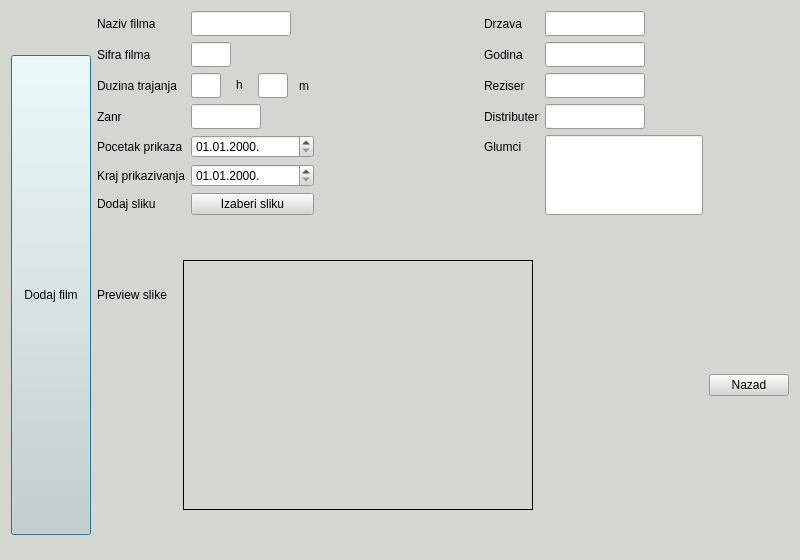
<?xml version="1.0" encoding="UTF-8"?>
<ui version="4.0">
 <class>AddMovie</class>
 <widget class="QDialog" name="AddMovie">
  <property name="geometry">
   <rect>
    <x>0</x>
    <y>0</y>
    <width>800</width>
    <height>560</height>
   </rect>
  </property>
  <property name="minimumSize">
   <size>
    <width>800</width>
    <height>560</height>
   </size>
  </property>
  <property name="maximumSize">
   <size>
    <width>800</width>
    <height>560</height>
   </size>
  </property>
  <property name="palette">
   <palette>
    <active>
     <colorrole role="WindowText">
      <brush brushstyle="SolidPattern">
       <color alpha="255">
        <red>0</red>
        <green>0</green>
        <blue>0</blue>
       </color>
      </brush>
     </colorrole>
     <colorrole role="Button">
      <brush brushstyle="SolidPattern">
       <color alpha="255">
        <red>211</red>
        <green>215</green>
        <blue>207</blue>
       </color>
      </brush>
     </colorrole>
     <colorrole role="Light">
      <brush brushstyle="SolidPattern">
       <color alpha="255">
        <red>255</red>
        <green>255</green>
        <blue>255</blue>
       </color>
      </brush>
     </colorrole>
     <colorrole role="Midlight">
      <brush brushstyle="SolidPattern">
       <color alpha="255">
        <red>233</red>
        <green>235</green>
        <blue>231</blue>
       </color>
      </brush>
     </colorrole>
     <colorrole role="Dark">
      <brush brushstyle="SolidPattern">
       <color alpha="255">
        <red>105</red>
        <green>107</green>
        <blue>103</blue>
       </color>
      </brush>
     </colorrole>
     <colorrole role="Mid">
      <brush brushstyle="SolidPattern">
       <color alpha="255">
        <red>141</red>
        <green>143</green>
        <blue>138</blue>
       </color>
      </brush>
     </colorrole>
     <colorrole role="Text">
      <brush brushstyle="SolidPattern">
       <color alpha="255">
        <red>0</red>
        <green>0</green>
        <blue>0</blue>
       </color>
      </brush>
     </colorrole>
     <colorrole role="BrightText">
      <brush brushstyle="SolidPattern">
       <color alpha="255">
        <red>255</red>
        <green>255</green>
        <blue>255</blue>
       </color>
      </brush>
     </colorrole>
     <colorrole role="ButtonText">
      <brush brushstyle="SolidPattern">
       <color alpha="255">
        <red>0</red>
        <green>0</green>
        <blue>0</blue>
       </color>
      </brush>
     </colorrole>
     <colorrole role="Base">
      <brush brushstyle="SolidPattern">
       <color alpha="255">
        <red>255</red>
        <green>255</green>
        <blue>255</blue>
       </color>
      </brush>
     </colorrole>
     <colorrole role="Window">
      <brush brushstyle="SolidPattern">
       <color alpha="255">
        <red>211</red>
        <green>215</green>
        <blue>207</blue>
       </color>
      </brush>
     </colorrole>
     <colorrole role="Shadow">
      <brush brushstyle="SolidPattern">
       <color alpha="255">
        <red>0</red>
        <green>0</green>
        <blue>0</blue>
       </color>
      </brush>
     </colorrole>
     <colorrole role="AlternateBase">
      <brush brushstyle="SolidPattern">
       <color alpha="255">
        <red>233</red>
        <green>235</green>
        <blue>231</blue>
       </color>
      </brush>
     </colorrole>
     <colorrole role="ToolTipBase">
      <brush brushstyle="SolidPattern">
       <color alpha="255">
        <red>255</red>
        <green>255</green>
        <blue>220</blue>
       </color>
      </brush>
     </colorrole>
     <colorrole role="ToolTipText">
      <brush brushstyle="SolidPattern">
       <color alpha="255">
        <red>0</red>
        <green>0</green>
        <blue>0</blue>
       </color>
      </brush>
     </colorrole>
    </active>
    <inactive>
     <colorrole role="WindowText">
      <brush brushstyle="SolidPattern">
       <color alpha="255">
        <red>0</red>
        <green>0</green>
        <blue>0</blue>
       </color>
      </brush>
     </colorrole>
     <colorrole role="Button">
      <brush brushstyle="SolidPattern">
       <color alpha="255">
        <red>211</red>
        <green>215</green>
        <blue>207</blue>
       </color>
      </brush>
     </colorrole>
     <colorrole role="Light">
      <brush brushstyle="SolidPattern">
       <color alpha="255">
        <red>255</red>
        <green>255</green>
        <blue>255</blue>
       </color>
      </brush>
     </colorrole>
     <colorrole role="Midlight">
      <brush brushstyle="SolidPattern">
       <color alpha="255">
        <red>233</red>
        <green>235</green>
        <blue>231</blue>
       </color>
      </brush>
     </colorrole>
     <colorrole role="Dark">
      <brush brushstyle="SolidPattern">
       <color alpha="255">
        <red>105</red>
        <green>107</green>
        <blue>103</blue>
       </color>
      </brush>
     </colorrole>
     <colorrole role="Mid">
      <brush brushstyle="SolidPattern">
       <color alpha="255">
        <red>141</red>
        <green>143</green>
        <blue>138</blue>
       </color>
      </brush>
     </colorrole>
     <colorrole role="Text">
      <brush brushstyle="SolidPattern">
       <color alpha="255">
        <red>0</red>
        <green>0</green>
        <blue>0</blue>
       </color>
      </brush>
     </colorrole>
     <colorrole role="BrightText">
      <brush brushstyle="SolidPattern">
       <color alpha="255">
        <red>255</red>
        <green>255</green>
        <blue>255</blue>
       </color>
      </brush>
     </colorrole>
     <colorrole role="ButtonText">
      <brush brushstyle="SolidPattern">
       <color alpha="255">
        <red>0</red>
        <green>0</green>
        <blue>0</blue>
       </color>
      </brush>
     </colorrole>
     <colorrole role="Base">
      <brush brushstyle="SolidPattern">
       <color alpha="255">
        <red>255</red>
        <green>255</green>
        <blue>255</blue>
       </color>
      </brush>
     </colorrole>
     <colorrole role="Window">
      <brush brushstyle="SolidPattern">
       <color alpha="255">
        <red>211</red>
        <green>215</green>
        <blue>207</blue>
       </color>
      </brush>
     </colorrole>
     <colorrole role="Shadow">
      <brush brushstyle="SolidPattern">
       <color alpha="255">
        <red>0</red>
        <green>0</green>
        <blue>0</blue>
       </color>
      </brush>
     </colorrole>
     <colorrole role="AlternateBase">
      <brush brushstyle="SolidPattern">
       <color alpha="255">
        <red>233</red>
        <green>235</green>
        <blue>231</blue>
       </color>
      </brush>
     </colorrole>
     <colorrole role="ToolTipBase">
      <brush brushstyle="SolidPattern">
       <color alpha="255">
        <red>255</red>
        <green>255</green>
        <blue>220</blue>
       </color>
      </brush>
     </colorrole>
     <colorrole role="ToolTipText">
      <brush brushstyle="SolidPattern">
       <color alpha="255">
        <red>0</red>
        <green>0</green>
        <blue>0</blue>
       </color>
      </brush>
     </colorrole>
    </inactive>
    <disabled>
     <colorrole role="WindowText">
      <brush brushstyle="SolidPattern">
       <color alpha="255">
        <red>105</red>
        <green>107</green>
        <blue>103</blue>
       </color>
      </brush>
     </colorrole>
     <colorrole role="Button">
      <brush brushstyle="SolidPattern">
       <color alpha="255">
        <red>211</red>
        <green>215</green>
        <blue>207</blue>
       </color>
      </brush>
     </colorrole>
     <colorrole role="Light">
      <brush brushstyle="SolidPattern">
       <color alpha="255">
        <red>255</red>
        <green>255</green>
        <blue>255</blue>
       </color>
      </brush>
     </colorrole>
     <colorrole role="Midlight">
      <brush brushstyle="SolidPattern">
       <color alpha="255">
        <red>233</red>
        <green>235</green>
        <blue>231</blue>
       </color>
      </brush>
     </colorrole>
     <colorrole role="Dark">
      <brush brushstyle="SolidPattern">
       <color alpha="255">
        <red>105</red>
        <green>107</green>
        <blue>103</blue>
       </color>
      </brush>
     </colorrole>
     <colorrole role="Mid">
      <brush brushstyle="SolidPattern">
       <color alpha="255">
        <red>141</red>
        <green>143</green>
        <blue>138</blue>
       </color>
      </brush>
     </colorrole>
     <colorrole role="Text">
      <brush brushstyle="SolidPattern">
       <color alpha="255">
        <red>105</red>
        <green>107</green>
        <blue>103</blue>
       </color>
      </brush>
     </colorrole>
     <colorrole role="BrightText">
      <brush brushstyle="SolidPattern">
       <color alpha="255">
        <red>255</red>
        <green>255</green>
        <blue>255</blue>
       </color>
      </brush>
     </colorrole>
     <colorrole role="ButtonText">
      <brush brushstyle="SolidPattern">
       <color alpha="255">
        <red>105</red>
        <green>107</green>
        <blue>103</blue>
       </color>
      </brush>
     </colorrole>
     <colorrole role="Base">
      <brush brushstyle="SolidPattern">
       <color alpha="255">
        <red>211</red>
        <green>215</green>
        <blue>207</blue>
       </color>
      </brush>
     </colorrole>
     <colorrole role="Window">
      <brush brushstyle="SolidPattern">
       <color alpha="255">
        <red>211</red>
        <green>215</green>
        <blue>207</blue>
       </color>
      </brush>
     </colorrole>
     <colorrole role="Shadow">
      <brush brushstyle="SolidPattern">
       <color alpha="255">
        <red>0</red>
        <green>0</green>
        <blue>0</blue>
       </color>
      </brush>
     </colorrole>
     <colorrole role="AlternateBase">
      <brush brushstyle="SolidPattern">
       <color alpha="255">
        <red>211</red>
        <green>215</green>
        <blue>207</blue>
       </color>
      </brush>
     </colorrole>
     <colorrole role="ToolTipBase">
      <brush brushstyle="SolidPattern">
       <color alpha="255">
        <red>255</red>
        <green>255</green>
        <blue>220</blue>
       </color>
      </brush>
     </colorrole>
     <colorrole role="ToolTipText">
      <brush brushstyle="SolidPattern">
       <color alpha="255">
        <red>0</red>
        <green>0</green>
        <blue>0</blue>
       </color>
      </brush>
     </colorrole>
    </disabled>
   </palette>
  </property>
  <property name="windowTitle">
   <string>Dodaj film</string>
  </property>
  <layout class="QGridLayout" name="gridLayout_2">
   <item row="0" column="0">
    <layout class="QGridLayout" name="gridLayout">
     <item row="2" column="9">
      <widget class="QLineEdit" name="lineEdit_Director">
       <property name="sizePolicy">
        <sizepolicy hsizetype="Fixed" vsizetype="Fixed">
         <horstretch>0</horstretch>
         <verstretch>0</verstretch>
        </sizepolicy>
       </property>
       <property name="minimumSize">
        <size>
         <width>30</width>
         <height>25</height>
        </size>
       </property>
       <property name="maximumSize">
        <size>
         <width>100</width>
         <height>25</height>
        </size>
       </property>
      </widget>
     </item>
     <item row="3" column="1">
      <widget class="QLabel" name="label_Genre">
       <property name="text">
        <string>Zanr</string>
       </property>
      </widget>
     </item>
     <item row="3" column="3" colspan="3">
      <widget class="QLineEdit" name="lineEdit_Genre">
       <property name="minimumSize">
        <size>
         <width>30</width>
         <height>25</height>
        </size>
       </property>
       <property name="maximumSize">
        <size>
         <width>70</width>
         <height>25</height>
        </size>
       </property>
      </widget>
     </item>
     <item row="1" column="3" colspan="2">
      <widget class="QLineEdit" name="lineEdit_ID">
       <property name="sizePolicy">
        <sizepolicy hsizetype="Preferred" vsizetype="Fixed">
         <horstretch>0</horstretch>
         <verstretch>0</verstretch>
        </sizepolicy>
       </property>
       <property name="maximumSize">
        <size>
         <width>40</width>
         <height>25</height>
        </size>
       </property>
       <property name="clearButtonEnabled">
        <bool>false</bool>
       </property>
      </widget>
     </item>
     <item row="1" column="8">
      <widget class="QLabel" name="label_Year">
       <property name="text">
        <string>Godina</string>
       </property>
      </widget>
     </item>
     <item row="1" column="9">
      <widget class="QLineEdit" name="lineEdit_Year">
       <property name="sizePolicy">
        <sizepolicy hsizetype="Fixed" vsizetype="Fixed">
         <horstretch>0</horstretch>
         <verstretch>0</verstretch>
        </sizepolicy>
       </property>
       <property name="minimumSize">
        <size>
         <width>30</width>
         <height>25</height>
        </size>
       </property>
       <property name="maximumSize">
        <size>
         <width>100</width>
         <height>25</height>
        </size>
       </property>
      </widget>
     </item>
     <item row="1" column="1">
      <widget class="QLabel" name="label_ID">
       <property name="text">
        <string>Sifra filma</string>
       </property>
      </widget>
     </item>
     <item row="2" column="1">
      <widget class="QLabel" name="label_Duration">
       <property name="text">
        <string>Duzina trajanja</string>
       </property>
      </widget>
     </item>
     <item row="2" column="3">
      <widget class="QLineEdit" name="lineEdit_Hours">
       <property name="sizePolicy">
        <sizepolicy hsizetype="Preferred" vsizetype="Fixed">
         <horstretch>0</horstretch>
         <verstretch>0</verstretch>
        </sizepolicy>
       </property>
       <property name="minimumSize">
        <size>
         <width>30</width>
         <height>25</height>
        </size>
       </property>
       <property name="maximumSize">
        <size>
         <width>30</width>
         <height>25</height>
        </size>
       </property>
      </widget>
     </item>
     <item row="2" column="4">
      <widget class="QLabel" name="label_Hours">
       <property name="minimumSize">
        <size>
         <width>25</width>
         <height>20</height>
        </size>
       </property>
       <property name="maximumSize">
        <size>
         <width>25</width>
         <height>20</height>
        </size>
       </property>
       <property name="text">
        <string>h</string>
       </property>
       <property name="alignment">
        <set>Qt::AlignCenter</set>
       </property>
      </widget>
     </item>
     <item row="0" column="3" colspan="4">
      <widget class="QLineEdit" name="lineEdit_Name">
       <property name="sizePolicy">
        <sizepolicy hsizetype="Fixed" vsizetype="Fixed">
         <horstretch>0</horstretch>
         <verstretch>0</verstretch>
        </sizepolicy>
       </property>
       <property name="minimumSize">
        <size>
         <width>30</width>
         <height>25</height>
        </size>
       </property>
       <property name="maximumSize">
        <size>
         <width>100</width>
         <height>25</height>
        </size>
       </property>
      </widget>
     </item>
     <item row="3" column="8">
      <widget class="QLabel" name="label_Distributor">
       <property name="text">
        <string>Distributer</string>
       </property>
      </widget>
     </item>
     <item row="3" column="9">
      <widget class="QLineEdit" name="lineEdit_Distributor">
       <property name="sizePolicy">
        <sizepolicy hsizetype="Fixed" vsizetype="Fixed">
         <horstretch>0</horstretch>
         <verstretch>0</verstretch>
        </sizepolicy>
       </property>
       <property name="minimumSize">
        <size>
         <width>30</width>
         <height>25</height>
        </size>
       </property>
       <property name="maximumSize">
        <size>
         <width>100</width>
         <height>25</height>
        </size>
       </property>
      </widget>
     </item>
     <item row="4" column="1" colspan="2">
      <widget class="QLabel" name="label_ProjectionStarts">
       <property name="text">
        <string>Pocetak prikaza</string>
       </property>
      </widget>
     </item>
     <item row="4" column="3" colspan="4">
      <widget class="QDateEdit" name="dateEdit_ProjectionsStart">
       <property name="displayFormat">
        <string>dd.MM.yyyy.</string>
       </property>
      </widget>
     </item>
     <item row="4" column="8">
      <widget class="QLabel" name="label_Actors">
       <property name="text">
        <string>Glumci</string>
       </property>
      </widget>
     </item>
     <item row="5" column="1" colspan="2">
      <widget class="QLabel" name="label_ProjectionEnds">
       <property name="text">
        <string>Kraj prikazivanja</string>
       </property>
      </widget>
     </item>
     <item row="5" column="3" colspan="4">
      <widget class="QDateEdit" name="dateEdit_ProjectionsEnd">
       <property name="displayFormat">
        <string>dd.MM.yyyy.</string>
       </property>
      </widget>
     </item>
     <item row="6" column="1">
      <widget class="QLabel" name="label_addImage">
       <property name="text">
        <string>Dodaj sliku</string>
       </property>
      </widget>
     </item>
     <item row="1" column="0" rowspan="9">
      <widget class="QPushButton" name="pushButton_Add">
       <property name="minimumSize">
        <size>
         <width>0</width>
         <height>480</height>
        </size>
       </property>
       <property name="text">
        <string>Dodaj film</string>
       </property>
       <property name="checkable">
        <bool>false</bool>
       </property>
       <property name="checked">
        <bool>false</bool>
       </property>
      </widget>
     </item>
     <item row="0" column="8">
      <widget class="QLabel" name="label_Country">
       <property name="text">
        <string>Drzava</string>
       </property>
      </widget>
     </item>
     <item row="0" column="9">
      <widget class="QLineEdit" name="lineEdit_Country">
       <property name="sizePolicy">
        <sizepolicy hsizetype="Fixed" vsizetype="Fixed">
         <horstretch>0</horstretch>
         <verstretch>0</verstretch>
        </sizepolicy>
       </property>
       <property name="minimumSize">
        <size>
         <width>30</width>
         <height>25</height>
        </size>
       </property>
       <property name="maximumSize">
        <size>
         <width>100</width>
         <height>25</height>
        </size>
       </property>
      </widget>
     </item>
     <item row="0" column="7">
      <spacer name="horizontalSpacer">
       <property name="orientation">
        <enum>Qt::Horizontal</enum>
       </property>
       <property name="sizeHint" stdset="0">
        <size>
         <width>40</width>
         <height>20</height>
        </size>
       </property>
      </spacer>
     </item>
     <item row="2" column="5">
      <widget class="QLineEdit" name="lineEdit_Minutes">
       <property name="sizePolicy">
        <sizepolicy hsizetype="Preferred" vsizetype="Fixed">
         <horstretch>0</horstretch>
         <verstretch>0</verstretch>
        </sizepolicy>
       </property>
       <property name="maximumSize">
        <size>
         <width>30</width>
         <height>25</height>
        </size>
       </property>
      </widget>
     </item>
     <item row="2" column="6">
      <widget class="QLabel" name="label_Minutes">
       <property name="minimumSize">
        <size>
         <width>20</width>
         <height>25</height>
        </size>
       </property>
       <property name="maximumSize">
        <size>
         <width>20</width>
         <height>25</height>
        </size>
       </property>
       <property name="text">
        <string>m</string>
       </property>
       <property name="alignment">
        <set>Qt::AlignCenter</set>
       </property>
      </widget>
     </item>
     <item row="2" column="8">
      <widget class="QLabel" name="label_Director">
       <property name="text">
        <string>Reziser</string>
       </property>
      </widget>
     </item>
     <item row="0" column="1">
      <widget class="QLabel" name="label_Name">
       <property name="text">
        <string>Naziv filma</string>
       </property>
      </widget>
     </item>
     <item row="8" column="10">
      <widget class="QPushButton" name="pushButton_Back">
       <property name="text">
        <string>Nazad</string>
       </property>
      </widget>
     </item>
     <item row="9" column="1">
      <widget class="QLabel" name="label_ImageName">
       <property name="text">
        <string/>
       </property>
      </widget>
     </item>
     <item row="6" column="3" colspan="4">
      <widget class="QPushButton" name="pushButton_Image">
       <property name="text">
        <string>Izaberi sliku</string>
       </property>
      </widget>
     </item>
     <item row="7" column="1">
      <widget class="QLabel" name="label_Image">
       <property name="text">
        <string>Preview slike</string>
       </property>
      </widget>
     </item>
     <item row="7" column="2" rowspan="3" colspan="7">
      <widget class="QLabel" name="label_ImageFill">
       <property name="minimumSize">
        <size>
         <width>350</width>
         <height>250</height>
        </size>
       </property>
       <property name="maximumSize">
        <size>
         <width>350</width>
         <height>250</height>
        </size>
       </property>
       <property name="frameShape">
        <enum>QFrame::Box</enum>
       </property>
       <property name="lineWidth">
        <number>1</number>
       </property>
       <property name="text">
        <string/>
       </property>
       <property name="scaledContents">
        <bool>false</bool>
       </property>
       <property name="alignment">
        <set>Qt::AlignLeading|Qt::AlignLeft|Qt::AlignVCenter</set>
       </property>
      </widget>
     </item>
     <item row="4" column="9" rowspan="3">
      <widget class="QLineEdit" name="lineEdit_Actors">
       <property name="sizePolicy">
        <sizepolicy hsizetype="Expanding" vsizetype="Expanding">
         <horstretch>0</horstretch>
         <verstretch>0</verstretch>
        </sizepolicy>
       </property>
      </widget>
     </item>
    </layout>
   </item>
  </layout>
 </widget>
 <resources/>
 <connections/>
</ui>
